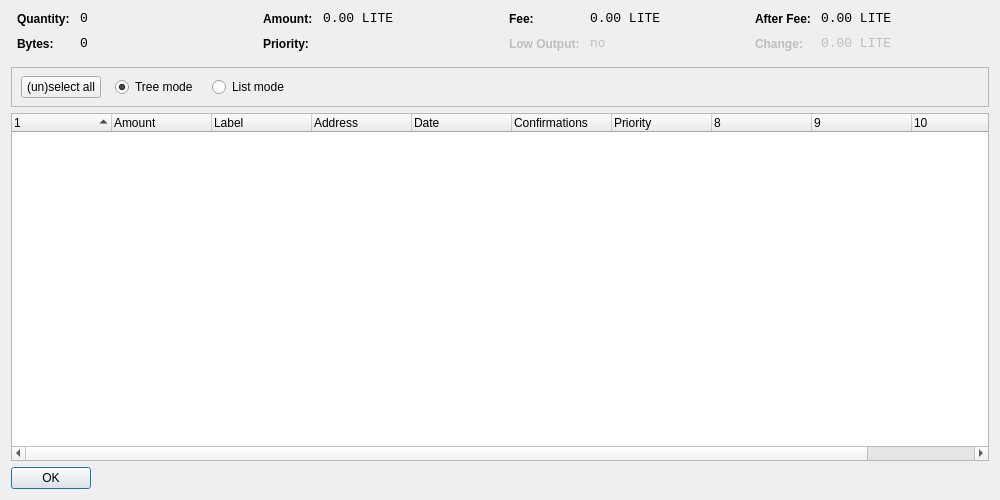
<?xml version="1.0" encoding="UTF-8"?>
<ui version="4.0">
 <class>CoinControlDialog</class>
 <widget class="QDialog" name="CoinControlDialog">
  <property name="geometry">
   <rect>
    <x>0</x>
    <y>0</y>
    <width>1000</width>
    <height>500</height>
   </rect>
  </property>
  <property name="windowTitle">
   <string>Coin Control</string>
  </property>
  <layout class="QVBoxLayout" name="verticalLayout">
   <item>
    <layout class="QHBoxLayout" name="horizontalLayoutTop" stretch="0,0,0,0">
     <property name="topMargin">
      <number>0</number>
     </property>
     <property name="bottomMargin">
      <number>10</number>
     </property>
     <item>
      <layout class="QFormLayout" name="formLayoutCoinControl1">
       <property name="horizontalSpacing">
        <number>10</number>
       </property>
       <property name="verticalSpacing">
        <number>10</number>
       </property>
       <property name="leftMargin">
        <number>6</number>
       </property>
       <property name="rightMargin">
        <number>6</number>
       </property>
       <item row="0" column="0">
        <widget class="QLabel" name="labelCoinControlQuantityText">
         <property name="styleSheet">
          <string notr="true">font-weight:bold;</string>
         </property>
         <property name="text">
          <string>Quantity:</string>
         </property>
        </widget>
       </item>
       <item row="0" column="1">
        <widget class="QLabel" name="labelCoinControlQuantity">
         <property name="font">
          <font>
           <family>Monospace</family>
           <pointsize>10</pointsize>
          </font>
         </property>
         <property name="cursor">
          <cursorShape>IBeamCursor</cursorShape>
         </property>
         <property name="contextMenuPolicy">
          <enum>Qt::ActionsContextMenu</enum>
         </property>
         <property name="text">
          <string notr="true">0</string>
         </property>
         <property name="textInteractionFlags">
          <set>Qt::LinksAccessibleByMouse|Qt::TextSelectableByKeyboard|Qt::TextSelectableByMouse</set>
         </property>
        </widget>
       </item>
       <item row="1" column="0">
        <widget class="QLabel" name="labelCoinControlBytesText">
         <property name="styleSheet">
          <string notr="true">font-weight:bold;</string>
         </property>
         <property name="text">
          <string>Bytes:</string>
         </property>
        </widget>
       </item>
       <item row="1" column="1">
        <widget class="QLabel" name="labelCoinControlBytes">
         <property name="font">
          <font>
           <family>Monospace</family>
           <pointsize>10</pointsize>
          </font>
         </property>
         <property name="cursor">
          <cursorShape>IBeamCursor</cursorShape>
         </property>
         <property name="contextMenuPolicy">
          <enum>Qt::ActionsContextMenu</enum>
         </property>
         <property name="text">
          <string notr="true">0</string>
         </property>
         <property name="textInteractionFlags">
          <set>Qt::LinksAccessibleByMouse|Qt::TextSelectableByKeyboard|Qt::TextSelectableByMouse</set>
         </property>
        </widget>
       </item>
      </layout>
     </item>
     <item>
      <layout class="QFormLayout" name="formLayoutCoinControl2">
       <property name="horizontalSpacing">
        <number>10</number>
       </property>
       <property name="verticalSpacing">
        <number>10</number>
       </property>
       <property name="leftMargin">
        <number>6</number>
       </property>
       <property name="rightMargin">
        <number>6</number>
       </property>
       <item row="0" column="0">
        <widget class="QLabel" name="labelCoinControlAmountText">
         <property name="styleSheet">
          <string notr="true">font-weight:bold;</string>
         </property>
         <property name="text">
          <string>Amount:</string>
         </property>
        </widget>
       </item>
       <item row="0" column="1">
        <widget class="QLabel" name="labelCoinControlAmount">
         <property name="font">
          <font>
           <family>Monospace</family>
           <pointsize>10</pointsize>
          </font>
         </property>
         <property name="cursor">
          <cursorShape>IBeamCursor</cursorShape>
         </property>
         <property name="contextMenuPolicy">
          <enum>Qt::ActionsContextMenu</enum>
         </property>
         <property name="text">
          <string notr="true">0.00 LITE</string>
         </property>
         <property name="textInteractionFlags">
          <set>Qt::LinksAccessibleByMouse|Qt::TextSelectableByKeyboard|Qt::TextSelectableByMouse</set>
         </property>
        </widget>
       </item>
       <item row="1" column="0">
        <widget class="QLabel" name="labelCoinControlPriorityText">
         <property name="styleSheet">
          <string notr="true">font-weight:bold;</string>
         </property>
         <property name="text">
          <string>Priority:</string>
         </property>
        </widget>
       </item>
       <item row="1" column="1">
        <widget class="QLabel" name="labelCoinControlPriority">
         <property name="font">
          <font>
           <family>Monospace</family>
           <pointsize>10</pointsize>
          </font>
         </property>
         <property name="cursor">
          <cursorShape>IBeamCursor</cursorShape>
         </property>
         <property name="contextMenuPolicy">
          <enum>Qt::ActionsContextMenu</enum>
         </property>
         <property name="text">
          <string/>
         </property>
         <property name="textInteractionFlags">
          <set>Qt::LinksAccessibleByMouse|Qt::TextSelectableByKeyboard|Qt::TextSelectableByMouse</set>
         </property>
        </widget>
       </item>
      </layout>
     </item>
     <item>
      <layout class="QFormLayout" name="formLayoutCoinControl3">
       <property name="horizontalSpacing">
        <number>10</number>
       </property>
       <property name="verticalSpacing">
        <number>10</number>
       </property>
       <property name="leftMargin">
        <number>6</number>
       </property>
       <property name="rightMargin">
        <number>6</number>
       </property>
       <item row="0" column="0">
        <widget class="QLabel" name="labelCoinControlFeeText">
         <property name="styleSheet">
          <string notr="true">font-weight:bold;</string>
         </property>
         <property name="text">
          <string>Fee:</string>
         </property>
        </widget>
       </item>
       <item row="0" column="1">
        <widget class="QLabel" name="labelCoinControlFee">
         <property name="font">
          <font>
           <family>Monospace</family>
           <pointsize>10</pointsize>
          </font>
         </property>
         <property name="cursor">
          <cursorShape>IBeamCursor</cursorShape>
         </property>
         <property name="contextMenuPolicy">
          <enum>Qt::ActionsContextMenu</enum>
         </property>
         <property name="text">
          <string notr="true">0.00 LITE</string>
         </property>
         <property name="textInteractionFlags">
          <set>Qt::LinksAccessibleByMouse|Qt::TextSelectableByKeyboard|Qt::TextSelectableByMouse</set>
         </property>
        </widget>
       </item>
       <item row="1" column="0">
        <widget class="QLabel" name="labelCoinControlLowOutputText">
         <property name="enabled">
          <bool>false</bool>
         </property>
         <property name="styleSheet">
          <string notr="true">font-weight:bold;</string>
         </property>
         <property name="text">
          <string>Low Output:</string>
         </property>
        </widget>
       </item>
       <item row="1" column="1">
        <widget class="QLabel" name="labelCoinControlLowOutput">
         <property name="enabled">
          <bool>false</bool>
         </property>
         <property name="font">
          <font>
           <family>Monospace</family>
           <pointsize>10</pointsize>
          </font>
         </property>
         <property name="cursor">
          <cursorShape>IBeamCursor</cursorShape>
         </property>
         <property name="contextMenuPolicy">
          <enum>Qt::ActionsContextMenu</enum>
         </property>
         <property name="text">
          <string notr="true">no</string>
         </property>
         <property name="textInteractionFlags">
          <set>Qt::LinksAccessibleByMouse|Qt::TextSelectableByKeyboard|Qt::TextSelectableByMouse</set>
         </property>
        </widget>
       </item>
      </layout>
     </item>
     <item>
      <layout class="QFormLayout" name="formLayoutCoinControl4">
       <property name="horizontalSpacing">
        <number>10</number>
       </property>
       <property name="verticalSpacing">
        <number>10</number>
       </property>
       <property name="leftMargin">
        <number>6</number>
       </property>
       <property name="rightMargin">
        <number>6</number>
       </property>
       <item row="0" column="0">
        <widget class="QLabel" name="labelCoinControlAfterFeeText">
         <property name="styleSheet">
          <string notr="true">font-weight:bold;</string>
         </property>
         <property name="text">
          <string>After Fee:</string>
         </property>
        </widget>
       </item>
       <item row="0" column="1">
        <widget class="QLabel" name="labelCoinControlAfterFee">
         <property name="font">
          <font>
           <family>Monospace</family>
           <pointsize>10</pointsize>
          </font>
         </property>
         <property name="cursor">
          <cursorShape>IBeamCursor</cursorShape>
         </property>
         <property name="contextMenuPolicy">
          <enum>Qt::ActionsContextMenu</enum>
         </property>
         <property name="text">
          <string notr="true">0.00 LITE</string>
         </property>
         <property name="textInteractionFlags">
          <set>Qt::LinksAccessibleByMouse|Qt::TextSelectableByKeyboard|Qt::TextSelectableByMouse</set>
         </property>
        </widget>
       </item>
       <item row="1" column="0">
        <widget class="QLabel" name="labelCoinControlChangeText">
         <property name="enabled">
          <bool>false</bool>
         </property>
         <property name="styleSheet">
          <string notr="true">font-weight:bold;</string>
         </property>
         <property name="text">
          <string>Change:</string>
         </property>
        </widget>
       </item>
       <item row="1" column="1">
        <widget class="QLabel" name="labelCoinControlChange">
         <property name="enabled">
          <bool>false</bool>
         </property>
         <property name="font">
          <font>
           <family>Monospace</family>
           <pointsize>10</pointsize>
          </font>
         </property>
         <property name="cursor">
          <cursorShape>IBeamCursor</cursorShape>
         </property>
         <property name="contextMenuPolicy">
          <enum>Qt::ActionsContextMenu</enum>
         </property>
         <property name="text">
          <string notr="true">0.00 LITE</string>
         </property>
         <property name="textInteractionFlags">
          <set>Qt::LinksAccessibleByMouse|Qt::TextSelectableByKeyboard|Qt::TextSelectableByMouse</set>
         </property>
        </widget>
       </item>
      </layout>
     </item>
    </layout>
   </item>
   <item>
    <widget class="QFrame" name="frame">
     <property name="minimumSize">
      <size>
       <width>0</width>
       <height>40</height>
      </size>
     </property>
     <property name="frameShape">
      <enum>QFrame::StyledPanel</enum>
     </property>
     <property name="frameShadow">
      <enum>QFrame::Sunken</enum>
     </property>
     <widget class="QWidget" name="horizontalLayoutWidget">
      <property name="geometry">
       <rect>
        <x>10</x>
        <y>0</y>
        <width>781</width>
        <height>41</height>
       </rect>
      </property>
      <layout class="QHBoxLayout" name="horizontalLayoutPanel" stretch="0,0,0,0,0">
       <property name="spacing">
        <number>14</number>
       </property>
       <item>
        <widget class="QPushButton" name="pushButtonSelectAll">
         <property name="sizePolicy">
          <sizepolicy hsizetype="Maximum" vsizetype="Fixed">
           <horstretch>0</horstretch>
           <verstretch>0</verstretch>
          </sizepolicy>
         </property>
         <property name="text">
          <string>(un)select all</string>
         </property>
        </widget>
       </item>
       <item>
        <widget class="QRadioButton" name="radioTreeMode">
         <property name="sizePolicy">
          <sizepolicy hsizetype="Maximum" vsizetype="Fixed">
           <horstretch>0</horstretch>
           <verstretch>0</verstretch>
          </sizepolicy>
         </property>
         <property name="text">
          <string>Tree mode</string>
         </property>
         <property name="checked">
          <bool>true</bool>
         </property>
        </widget>
       </item>
       <item>
        <widget class="QRadioButton" name="radioListMode">
         <property name="sizePolicy">
          <sizepolicy hsizetype="Maximum" vsizetype="Fixed">
           <horstretch>0</horstretch>
           <verstretch>0</verstretch>
          </sizepolicy>
         </property>
         <property name="text">
          <string>List mode</string>
         </property>
        </widget>
       </item>
       <item>
        <spacer name="horizontalSpacer">
         <property name="orientation">
          <enum>Qt::Horizontal</enum>
         </property>
         <property name="sizeHint" stdset="0">
          <size>
           <width>40</width>
           <height>20</height>
          </size>
         </property>
        </spacer>
       </item>
      </layout>
     </widget>
    </widget>
   </item>
   <item>
    <widget class="CoinControlTreeWidget" name="treeWidget">
     <property name="contextMenuPolicy">
      <enum>Qt::CustomContextMenu</enum>
     </property>
     <property name="sortingEnabled">
      <bool>false</bool>
     </property>
     <property name="columnCount">
      <number>11</number>
     </property>
     <attribute name="headerShowSortIndicator" stdset="0">
      <bool>true</bool>
     </attribute>
     <attribute name="headerStretchLastSection">
      <bool>false</bool>
     </attribute>
     <column>
      <property name="text">
       <string/>
      </property>
     </column>
     <column>
      <property name="text">
       <string>Amount</string>
      </property>
     </column>
     <column>
      <property name="text">
       <string>Label</string>
      </property>
     </column>
     <column>
      <property name="text">
       <string>Address</string>
      </property>
     </column>
     <column>
      <property name="text">
       <string>Date</string>
      </property>
     </column>
     <column>
      <property name="text">
       <string>Confirmations</string>
      </property>
      <property name="toolTip">
       <string>Confirmed</string>
      </property>
     </column>
     <column>
      <property name="text">
       <string>Priority</string>
      </property>
     </column>
     <column>
      <property name="text">
       <string/>
      </property>
     </column>
     <column>
      <property name="text">
       <string/>
      </property>
     </column>
     <column>
      <property name="text">
       <string/>
      </property>
     </column>
     <column>
      <property name="text">
       <string/>
      </property>
     </column>
    </widget>
   </item>
   <item>
    <widget class="QDialogButtonBox" name="buttonBox">
     <property name="sizePolicy">
      <sizepolicy hsizetype="Maximum" vsizetype="Fixed">
       <horstretch>0</horstretch>
       <verstretch>0</verstretch>
      </sizepolicy>
     </property>
     <property name="orientation">
      <enum>Qt::Horizontal</enum>
     </property>
     <property name="standardButtons">
      <set>QDialogButtonBox::Ok</set>
     </property>
    </widget>
   </item>
  </layout>
 </widget>
 <customwidgets>
  <customwidget>
   <class>CoinControlTreeWidget</class>
   <extends>QTreeWidget</extends>
   <header>coincontroltreewidget.h</header>
  </customwidget>
 </customwidgets>
 <resources/>
 <connections/>
</ui>
